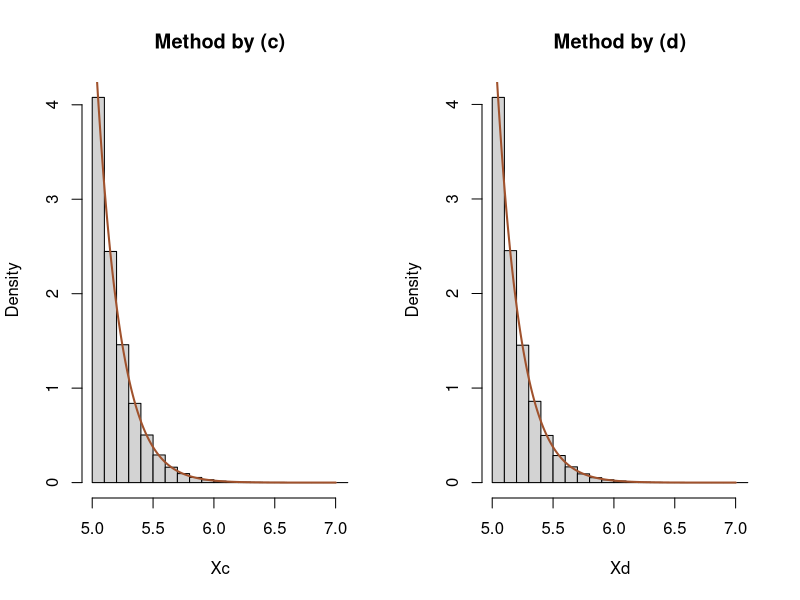

Here is the R script that generated this plot:
## ---- chunk 1
N = 10^6
a = 5

dexpa = function(x, a) {
  return(dexp(x-a, a))
}
rexpa = function(n, a) {
  X = rexp(n, a)
  return(X + a)
}
testd = function(N, a) {
  M = exp(-a^2/2) / (a*sqrt(2*pi)*pnorm(-a))
  Y = rexpa(N, a)
  U = runif(N)
  X = Y[(U*M*dexpa(Y, a) < dnorm(Y)/pnorm(-a)) & a < Y]
  return(X)
}

testc = function(N, a) {
  M = exp(-a^2/2) / pnorm(-a)
  Y = rnorm(N, mean=a)
  U = runif(N)
  X = Y[(U*M*dnorm(Y, mean=a) < dnorm(Y)/pnorm(-a)) & (a <= Y)]
  return(X)
}

system.time(testc(N, a))
system.time(testd(N, a))

Xc = testc(N, a)
Xd = testd(N, a)
xmax = max(Xc, Xd)
Xrange = seq(a, xmax, 0.001)

par(mfrow=c(1, 2))
hist(Xc, freq=FALSE, breaks=seq(a, xmax+0.1, 0.1), main="Method by (c)")
lines(Xrange, dnorm(Xrange)/pnorm(-a), col="sienna", lwd=2)
hist(Xd, freq=FALSE, breaks=seq(a, xmax+0.1, 0.1), main="Method by (d)")
lines(Xrange, dnorm(Xrange)/pnorm(-a), col="sienna", lwd=2)
